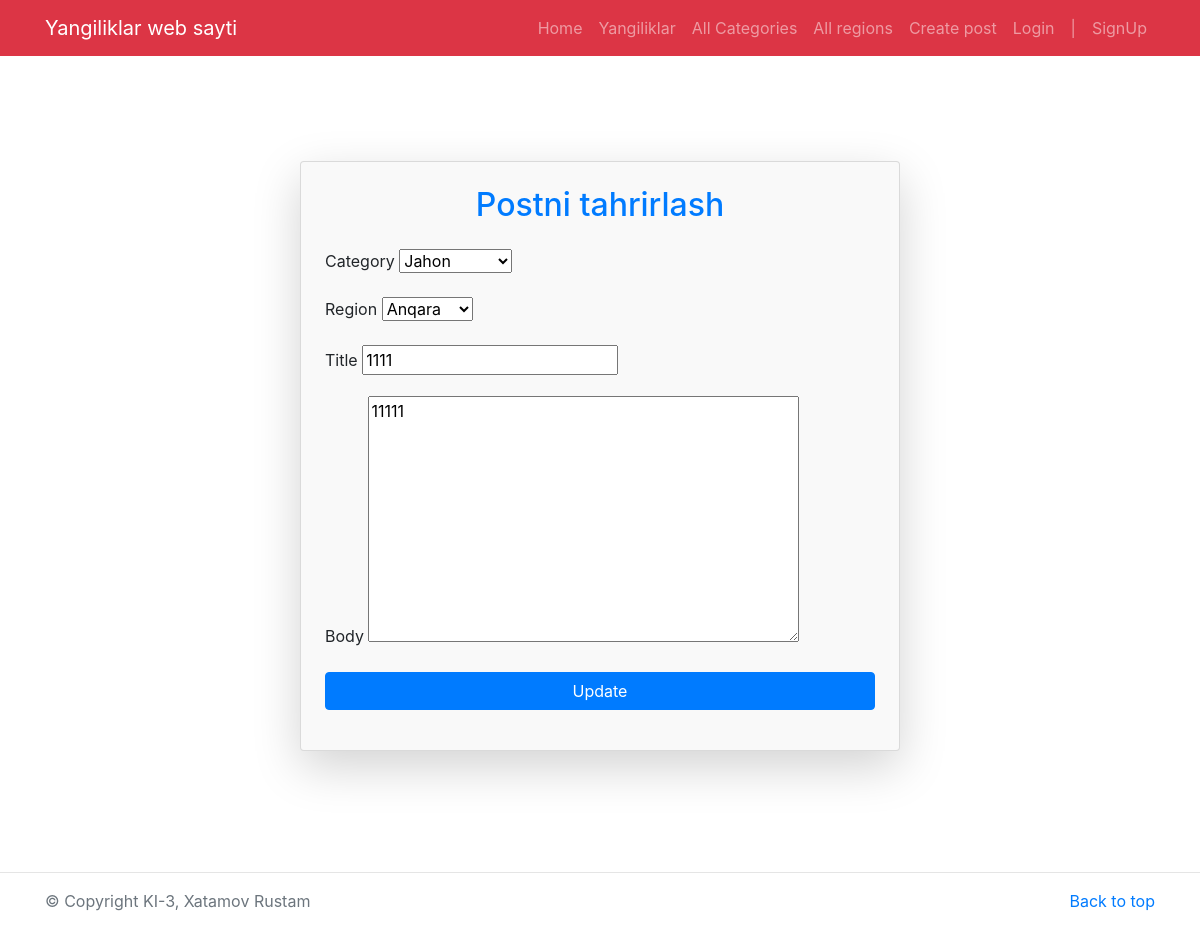
Screenshot of /edit_post/1 with the database file from the repository.
### app/models.py (models this page shows, shortened)
class News(models.Model):
    category = models.ForeignKey(Category, on_delete=models.CASCADE, blank=True, null=True)
    region = models.ForeignKey(Region, on_delete=models.CASCADE, blank=True, null=True)
    title = models.CharField(max_length=200)
    body = models.TextField()
    date = models.DateField(auto_now=True)
    image = models.ImageField(upload_to='image/')
    author = models.ForeignKey(settings.AUTH_USER_MODEL, on_delete=models.CASCADE)

### app/views.py (the view)
# urls.py: path('edit_post/<int:pk>', Edit_post.as_view(), name='edit_post'),
class Edit_post(UpdateView):
    model = News
    template_name = 'edit-post.html'
    fields = ['category', 'region', 'title', 'body']

### app/models.py (called while the page is built)
    def __str__(self):
        return self.name

    def __str__(self):
        return self.name

### templates/edit-post.html (shortened to what this page needs)
{% extends 'base.html' %}
{% block content %}
<div class="container d-flex justify-content-center align-items-center" style="min-height: 100vh;">
    <div class="card shadow-lg p-4" style="max-width: 600px; width: 100%; background-color: #f9f9f9;">
        <h2 class="text-center mb-4 text-primary">Postni tahrirlash</h2>
        <form method="post">
            {% for field in form %}
                <div class="mb-3">
                    <label for="{{ field.id_for_label }}" class="form-label">{{ field.label }}</label>
                    {{ field }}
                </div>
            {% endfor %}
            <input type="submit" value="Update" class="btn btn-primary w-100">
        </form>
    </div>
</div>
{% endblock %}

### rows the page displays
News: form "Jahon" "Anqara" "1111" "11111"

### other values shown
{{ field.label }} "Category" "Region" "Title" "Body"
